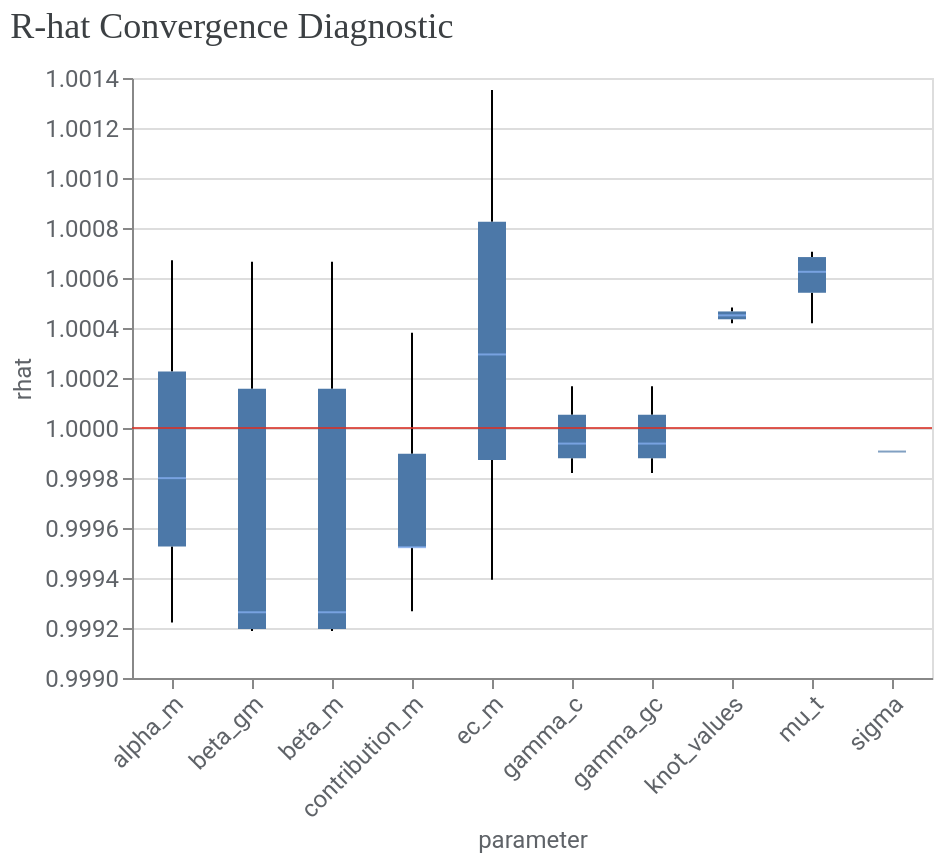

Notebook cell for this chart:
### Markdown cell above
Goal: Calculate and examine model diagnostics, including convergence (R-hat), out-of-sample fit tests, and Actual v. Predicted plot.

### Code cell
# Load packages
from meridian.analysis import visualizer
from meridian.analysis import analyzer
import arviz as az

# R-hat boxplot
model_diagnostics = visualizer.ModelDiagnostics(mmm)
model_diagnostics.plot_rhat_boxplot()

### Figure 1 — Vega-Lite specification as saved in the notebook (floating-point values rounded to 4 significant figures)
{"config": {"view": {"continuousWidth": 300, "continuousHeight": 300}, "axis": {"labelColor": "#5F6368", "labelFont": "Roboto", "labelFontSize": 12, "titleColor": "#5F6368", "titleFont": "Roboto", "titleFontSize": 12, "titleFontWeight": "normal"}}, "layer": [{"data": {"name": "data-b26caaaa4c239b55a16027481d9b4cd1"}, "mark": {"type": "boxplot", "median": {"color": "#8AB4F8"}, "outliers": {"filled": true}}, "encoding": {"x": {"axis": {"labelAngle": -45}, "field": "parameter", "type": "nominal"}, "y": {"field": "rhat", "scale": {"zero": false}, "type": "quantitative"}}}, {"data": {"name": "empty"}, "mark": {"type": "rule", "color": "#D93025", "opacity": 0.8}, "encoding": {"y": {"datum": 1}}}], "title": {"text": "R-hat Convergence Diagnostic", "anchor": "start", "color": "#3C4043", "font": "Google Sans Display", "fontSize": 18, "fontWeight": "normal", "offset": 10}, "width": 400, "$schema": "https://vega.github.io/schema/vega-lite/v5.20.1.json", "datasets": {"data-b26caaaa4c239b55a16027481d9b4cd1": [{"parameter": "alpha_m", "rhat": 0.9996}, {"parameter": "alpha_m", "rhat": 0.9992}, {"parameter": "alpha_m", "rhat": 1.001}, {"parameter": "alpha_m", "rhat": 0.9995}, {"parameter": "alpha_m", "rhat": 1.0}, {"parameter": "alpha_m", "rhat": 1.0}, {"parameter": "beta_gm", "rhat": 0.9992}, {"parameter": "beta_gm", "rhat": 1.001}, {"parameter": "beta_gm", "rhat": 0.9992}, {"parameter": "beta_gm", "rhat": 1.0}, {"parameter": "beta_gm", "rhat": 0.9993}, {"parameter": "beta_gm", "rhat": 0.9992}, {"parameter": "beta_m", "rhat": 0.9992}, {"parameter": "beta_m", "rhat": 1.001}, {"parameter": "beta_m", "rhat": 0.9992}, {"parameter": "beta_m", "rhat": 1.0}, {"parameter": "beta_m", "rhat": 0.9993}, {"parameter": "beta_m", "rhat": 0.9992}, {"parameter": "contribution_m", "rhat": 0.9995}, {"parameter": "contribution_m", "rhat": 1.0}, {"parameter": "contribution_m", "rhat": 0.9995}, {"parameter": "contribution_m", "rhat": 1.0}, {"parameter": "contribution_m", "rhat": 0.9993}, {"parameter": "contribution_m", "rhat": 0.9995}, {"parameter": "ec_m", "rhat": 1.0}, {"parameter": "ec_m", "rhat": 1.001}, {"parameter": "ec_m", "rhat": 0.9998}, {"parameter": "ec_m", "rhat": 1.001}, {"parameter": "ec_m", "rhat": 0.9994}, {"parameter": "ec_m", "rhat": 1.001}, {"parameter": "gamma_c", "rhat": 1.0}, {"parameter": "gamma_c", "rhat": 0.9999}, {"parameter": "gamma_c", "rhat": 0.9998}, {"parameter": "gamma_gc", "rhat": 1.0}, {"parameter": "gamma_gc", "rhat": 0.9999}, {"parameter": "gamma_gc", "rhat": 0.9998}, {"parameter": "knot_values", "rhat": 1.0}, {"parameter": "knot_values", "rhat": 1.0}, {"parameter": "mu_t", "rhat": 1.0}, {"parameter": "mu_t", "rhat": 1.0}, {"parameter": "mu_t", "rhat": 1.001}, {"parameter": "mu_t", "rhat": 1.001}, {"parameter": "mu_t", "rhat": 1.001}, {"parameter": "mu_t", "rhat": 1.001}, {"parameter": "mu_t", "rhat": 1.001}, {"parameter": "mu_t", "rhat": 1.001}, {"parameter": "mu_t", "rhat": 1.001}, {"parameter": "mu_t", "rhat": 1.001}, {"parameter": "mu_t", "rhat": 1.001}, {"parameter": "mu_t", "rhat": 1.001}, {"parameter": "mu_t", "rhat": 1.001}, {"parameter": "mu_t", "rhat": 1.001}, {"parameter": "mu_t", "rhat": 1.001}, {"parameter": "mu_t", "rhat": 1.001}, {"parameter": "mu_t", "rhat": 1.001}, {"parameter": "mu_t", "rhat": 1.001}, {"parameter": "mu_t", "rhat": 1.001}, {"parameter": "mu_t", "rhat": 1.001}, {"parameter": "mu_t", "rhat": 1.001}, {"parameter": "mu_t", "rhat": 1.001}, {"parameter": "mu_t", "rhat": 1.001}, {"parameter": "mu_t", "rhat": 1.001}, {"parameter": "mu_t", "rhat": 1.001}, {"parameter": "mu_t", "rhat": 1.001}, {"parameter": "mu_t", "rhat": 1.001}, {"parameter": "mu_t", "rhat": 1.001}, {"parameter": "mu_t", "rhat": 1.001}, {"parameter": "mu_t", "rhat": 1.001}, {"parameter": "mu_t", "rhat": 1.001}, {"parameter": "mu_t", "rhat": 1.001}, {"parameter": "mu_t", "rhat": 1.001}, {"parameter": "mu_t", "rhat": 1.001}, {"parameter": "mu_t", "rhat": 1.001}, {"parameter": "mu_t", "rhat": 1.001}, {"parameter": "mu_t", "rhat": 1.001}, {"parameter": "mu_t", "rhat": 1.001}, {"parameter": "mu_t", "rhat": 1.001}, {"parameter": "mu_t", "rhat": 1.001}, {"parameter": "mu_t", "rhat": 1.001}, {"parameter": "mu_t", "rhat": 1.001}, {"parameter": "mu_t", "rhat": 1.001}, {"parameter": "mu_t", "rhat": 1.001}, {"parameter": "mu_t", "rhat": 1.001}, {"parameter": "mu_t", "rhat": 1.001}, {"parameter": "mu_t", "rhat": 1.001}, {"parameter": "mu_t", "rhat": 1.001}, {"parameter": "mu_t", "rhat": 1.001}, {"parameter": "mu_t", "rhat": 1.001}, {"parameter": "mu_t", "rhat": 1.001}, {"parameter": "mu_t", "rhat": 1.001}, {"parameter": "mu_t", "rhat": 1.001}, {"parameter": "mu_t", "rhat": 1.001}, {"parameter": "mu_t", "rhat": 1.001}, {"parameter": "mu_t", "rhat": 1.001}, {"parameter": "mu_t", "rhat": 1.001}, {"parameter": "mu_t", "rhat": 1.001}, {"parameter": "mu_t", "rhat": 1.001}, {"parameter": "mu_t", "rhat": 1.001}, {"parameter": "mu_t", "rhat": 1.001}, {"parameter": "mu_t", "rhat": 1.001}, {"parameter": "mu_t", "rhat": 1.001}, {"parameter": "mu_t", "rhat": 1.001}, {"parameter": "mu_t", "rhat": 1.001}, {"parameter": "mu_t", "rhat": 1.0}, {"parameter": "mu_t", "rhat": 1.0}, {"parameter": "mu_t", "rhat": 1.0}, {"parameter": "mu_t", "rhat": 1.0}, {"parameter": "mu_t", "rhat": 1.0}, {"parameter": "mu_t", "rhat": 1.0}, {"parameter": "mu_t", "rhat": 1.0}, {"parameter": "mu_t", "rhat": 1.0}, {"parameter": "mu_t", "rhat": 1.0}, {"parameter": "sigma", "rhat": 0.9999}], "empty": [{}]}}
